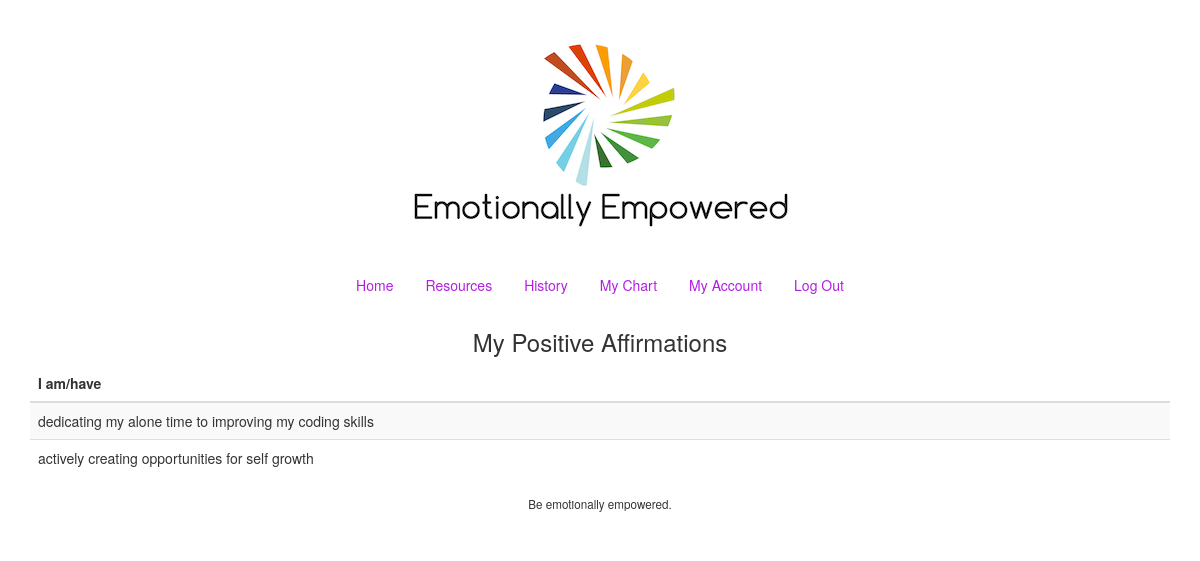
Screenshot of /positive_aff_history.php (signed in) with the database file from the repository.
### tables this page shows
CREATE TABLE `personal_aff` (
  `user_id` int(20) NOT NULL,
  `affirmation` varchar(455) NOT NULL,
  `transaction_id` int(40) NOT NULL AUTO_INCREMENT,
  PRIMARY KEY (`transaction_id`)
);

### CS50.php (called while the page is built, shortened)
<?php
    class CS50
    {
        private static $config;
        public static function init($path)
        {
            $contents = file_get_contents($path);
            $config = json_decode($contents, true);
            self::$config = $config;
        }
        public static function query()
        {
            $sql = func_get_arg(0);
            $parameters = array_slice(func_get_args(), 1);
            static $handle;
            if (!isset($handle))
            {
                try
                {
                    $handle = new PDO(
                        "mysql:dbname=" . self::$config["database"]["name"] . ";host=" . self::$config["database"]["host"],
                        self::$config["database"]["username"],
                        self::$config["database"]["password"]
                    );
                }
                catch (Exception $e)
                {
                    trigger_error($e->getMessage(), E_USER_ERROR);
                }
            }
            $pattern = "
                /(?:
                '[^'\\\\]*(?:(?:\\\\.|'')[^'\\\\]*)*'
                | \"[^\"\\\\]*(?:(?:\\\\.|\"\")[^\"\\\\]*)*\"
                | `[^`\\\\]*(?:(?:\\\\.|``)[^`\\\\]*)*`
                )(*SKIP)(*F)| \?
                /x
            ";
            $patterns = [];
            $replacements = [];
            for ($i = 0, $n = count($parameters); $i < $n; $i++)
            {
                array_push($patterns, $pattern);
                array_push($replacements, preg_quote($handle->quote($parameters[$i])));
            }
            $query = preg_replace($patterns, $replacements, $sql, 1);
            $statement = $handle->query($query);
            if ($statement->columnCount() > 0)
            {
                return $statement->fetchAll(PDO::FETCH_ASSOC);
            }
            else
            {
                return $statement->rowCount();
            }
        }
    }
?>

### views/positive_aff_history_request.php (the view, shortened to what this page needs)
<!DOCTYPE html>
<body>
    <h3> My Positive Affirmations </h3>
    <center><table class="table table-striped">
    <thead>
        <tr>
            <th>I am/have</th>
        </tr>
    </thead>
    <tbody>
    <?php foreach ($table as $row) : ?>
        <tr>
            <td><?= $row["affirmation"] ?></td>
        </tr>
    <?php endforeach ?>
    </center></tbody>
</body>

### rows the page displays
personal_aff: affirmation "dedicating my alone time to improving my coding skills"
personal_aff: affirmation "actively creating opportunities for self growth"
